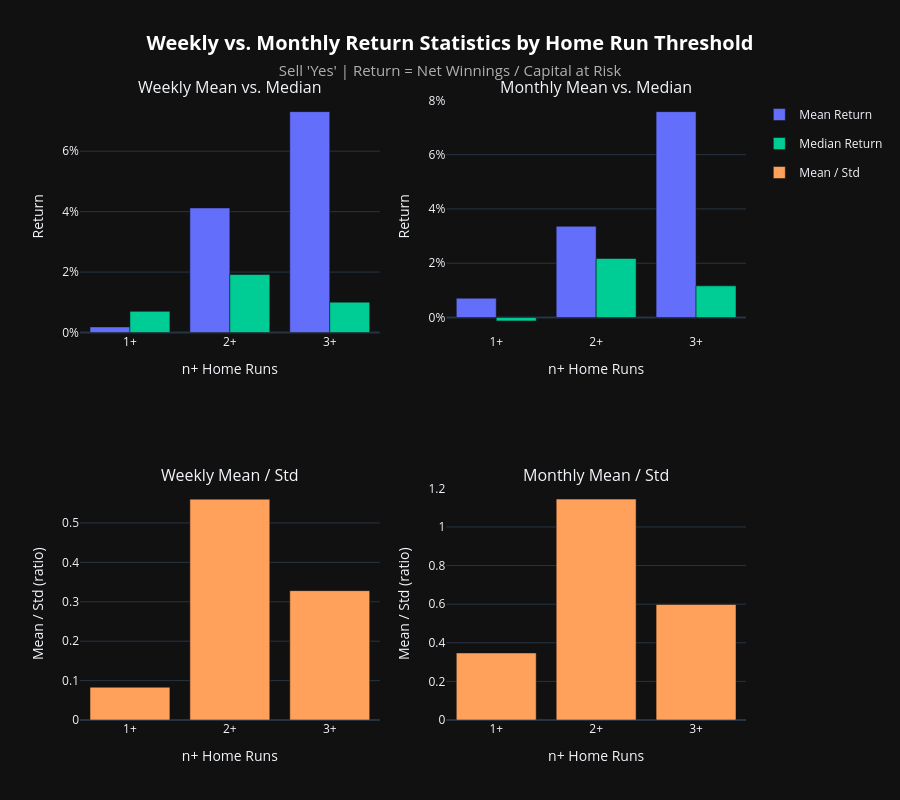

Source (notebook cell):
### Code cell
# Simulation Statistics: Sell Yes, by Home Run Threshold

stats_rows = []
for n, data in n_homeruns_map.items():
    for period, stats in [
        ('weekly', data['weekly_simulation_stats']),
        ('monthly', data['monthly_simulation_stats']),
    ]:
        stats_rows.append({
            'n_homeruns': f"{n}+",
            'period': period,
            'mean': stats['mean'],
            'median': stats['median'],
            'std': stats['std'],
            'mean_std_ratio': stats['mean'] / stats['std'] if stats['std'] else None,
            'count': stats['count'],
        })

stats_df = pd.DataFrame(stats_rows).sort_values('n_homeruns')

fig = make_subplots(
    rows=2, cols=2,
    subplot_titles=(
        'Weekly Mean vs. Median',
        'Monthly Mean vs. Median',
        'Weekly Mean / Std',
        'Monthly Mean / Std',
    ),
)

# --- Top row: mean vs. median returns, weekly (col 1) and monthly (col 2) ---
for col, period in zip([1, 2], ['weekly', 'monthly']):
    sub = stats_df[stats_df['period'] == period]

    fig.add_trace(
        go.Bar(
            x=sub['n_homeruns'],
            y=sub['mean'],
            name='Mean Return',
            marker_color='#636efa',
            customdata=sub['count'],
            hovertemplate='Mean: %{y:.2%}<br>n periods: %{customdata}<extra></extra>',
            legendgroup='mean_return',
            showlegend=(col == 1),
        ),
        row=1, col=col
    )

    fig.add_trace(
        go.Bar(
            x=sub['n_homeruns'],
            y=sub['median'],
            name='Median Return',
            marker_color='#00cc96',
            customdata=sub['count'],
            hovertemplate='Median: %{y:.2%}<br>n periods: %{customdata}<extra></extra>',
            legendgroup='median_return',
            showlegend=(col == 1),
        ),
        row=1, col=col
    )

# --- Bottom row: mean/std ratio, weekly (col 1) and monthly (col 2) ---
for col, period in zip([1, 2], ['weekly', 'monthly']):
    sub = stats_df[stats_df['period'] == period]

    fig.add_trace(
        go.Bar(
            x=sub['n_homeruns'],
            y=sub['mean_std_ratio'],
            name='Mean / Std',
            marker_color='#ffa15a',
            customdata=sub['count'],
            hovertemplate='Mean/Std: %{y:.2f}<br>n periods: %{customdata}<extra></extra>',
            legendgroup='mean_std',
            showlegend=(col == 1),
        ),
        row=2, col=col
    )

fig.update_layout(
    template='plotly_dark',
    barmode='group',
    height=800,
    title={
        'text': (
            "<b>Weekly vs. Monthly Return Statistics by Home Run Threshold</b><br>"
            "<span style='font-size: 15px; color: #b0b0b0;'>Sell 'Yes' | Return = Net Winnings / Capital at Risk</span>"
        ),
        'font': {'size': 20, 'color': '#ffffff'},
        'x': 0.5,
        'xanchor': 'center'
    },
    paper_bgcolor='#111111',
    plot_bgcolor='#111111',
    legend_title_text=''
)

fig.update_xaxes(title_text='n+ Home Runs', row=1, col=1)
fig.update_xaxes(title_text='n+ Home Runs', row=1, col=2)
fig.update_xaxes(title_text='n+ Home Runs', row=2, col=1)
fig.update_xaxes(title_text='n+ Home Runs', row=2, col=2)

fig.update_yaxes(title_text='Return', tickformat='.0%', row=1, col=1)
fig.update_yaxes(title_text='Return', tickformat='.0%', row=1, col=2)
fig.update_yaxes(title_text='Mean / Std (ratio)', row=2, col=1)
fig.update_yaxes(title_text='Mean / Std (ratio)', row=2, col=2)

fig.show()

### Figure 1 — Plotly figure (JSON) as saved in the notebook; plotly's stock layout.template omitted (floating-point values rounded to 4 significant figures)
{"data": [{"customdata": [16, 16, 15], "hovertemplate": "Mean: %{y:.2%}<br>n periods: %{customdata}<extra></extra>", "legendgroup": "mean_return", "marker": {"color": "#636efa"}, "name": "Mean Return", "showlegend": true, "type": "bar", "x": ["1+", "2+", "3+"], "xaxis": "x", "y": [0.001855, 0.04122, 0.0731], "yaxis": "y"}, {"customdata": [16, 16, 15], "hovertemplate": "Median: %{y:.2%}<br>n periods: %{customdata}<extra></extra>", "legendgroup": "median_return", "marker": {"color": "#00cc96"}, "name": "Median Return", "showlegend": true, "type": "bar", "x": ["1+", "2+", "3+"], "xaxis": "x", "y": [0.006995, 0.01917, 0.01004], "yaxis": "y"}, {"customdata": [5, 5, 5], "hovertemplate": "Mean: %{y:.2%}<br>n periods: %{customdata}<extra></extra>", "legendgroup": "mean_return", "marker": {"color": "#636efa"}, "name": "Mean Return", "showlegend": false, "type": "bar", "x": ["1+", "2+", "3+"], "xaxis": "x2", "y": [0.0071, 0.03361, 0.07584], "yaxis": "y2"}, {"customdata": [5, 5, 5], "hovertemplate": "Median: %{y:.2%}<br>n periods: %{customdata}<extra></extra>", "legendgroup": "median_return", "marker": {"color": "#00cc96"}, "name": "Median Return", "showlegend": false, "type": "bar", "x": ["1+", "2+", "3+"], "xaxis": "x2", "y": [-0.001233, 0.02173, 0.01167], "yaxis": "y2"}, {"customdata": [16, 16, 15], "hovertemplate": "Mean/Std: %{y:.2f}<br>n periods: %{customdata}<extra></extra>", "legendgroup": "mean_std", "marker": {"color": "#ffa15a"}, "name": "Mean / Std", "showlegend": true, "type": "bar", "x": ["1+", "2+", "3+"], "xaxis": "x3", "y": [0.0832, 0.5604, 0.3282], "yaxis": "y3"}, {"customdata": [5, 5, 5], "hovertemplate": "Mean/Std: %{y:.2f}<br>n periods: %{customdata}<extra></extra>", "legendgroup": "mean_std", "marker": {"color": "#ffa15a"}, "name": "Mean / Std", "showlegend": false, "type": "bar", "x": ["1+", "2+", "3+"], "xaxis": "x4", "y": [0.3474, 1.144, 0.5985], "yaxis": "y4"}], "layout": {"annotations": [{"font": {"size": 16}, "showarrow": false, "text": "Weekly Mean vs. Median", "x": 0.225, "xanchor": "center", "xref": "paper", "y": 1, "yanchor": "bottom", "yref": "paper"}, {"font": {"size": 16}, "showarrow": false, "text": "Monthly Mean vs. Median", "x": 0.775, "xanchor": "center", "xref": "paper", "y": 1, "yanchor": "bottom", "yref": "paper"}, {"font": {"size": 16}, "showarrow": false, "text": "Weekly Mean / Std", "x": 0.225, "xanchor": "center", "xref": "paper", "y": 0.375, "yanchor": "bottom", "yref": "paper"}, {"font": {"size": 16}, "showarrow": false, "text": "Monthly Mean / Std", "x": 0.775, "xanchor": "center", "xref": "paper", "y": 0.375, "yanchor": "bottom", "yref": "paper"}], "barmode": "group", "height": 800, "legend": {"title": {"text": ""}}, "paper_bgcolor": "#111111", "plot_bgcolor": "#111111", "title": {"font": {"color": "#ffffff", "size": 20}, "text": "<b>Weekly vs. Monthly Return Statistics by Home Run Threshold</b><br><span style='font-size: 15px; color: #b0b0b0;'>Sell 'Yes' | Return = Net Winnings / Capital at Risk</span>", "x": 0.5, "xanchor": "center"}, "xaxis": {"anchor": "y", "domain": [0, 0.45], "title": {"text": "n+ Home Runs"}}, "xaxis2": {"anchor": "y2", "domain": [0.55, 1], "title": {"text": "n+ Home Runs"}}, "xaxis3": {"anchor": "y3", "domain": [0, 0.45], "title": {"text": "n+ Home Runs"}}, "xaxis4": {"anchor": "y4", "domain": [0.55, 1], "title": {"text": "n+ Home Runs"}}, "yaxis": {"anchor": "x", "domain": [0.625, 1], "tickformat": ".0%", "title": {"text": "Return"}}, "yaxis2": {"anchor": "x2", "domain": [0.625, 1], "tickformat": ".0%", "title": {"text": "Return"}}, "yaxis3": {"anchor": "x3", "domain": [0, 0.375], "title": {"text": "Mean / Std (ratio)"}}, "yaxis4": {"anchor": "x4", "domain": [0, 0.375], "title": {"text": "Mean / Std (ratio)"}}}}
